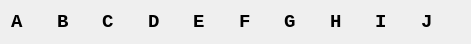
    <widget class="QWidget" name="layoutWidget_2">
     <property name="geometry">
      <rect>
       <x>68</x>
       <y>45</y>
       <width>471</width>
       <height>24</height>
      </rect>
     </property>
     <layout class="QHBoxLayout" name="horizontalLayout_35">
      <item>
       <widget class="QLabel" name="A">
        <property name="font">
         <font>
          <family>Courier New</family>
          <pointsize>14</pointsize>
          <weight>75</weight>
          <bold>true</bold>
         </font>
        </property>
        <property name="text">
         <string>A</string>
        </property>
       </widget>
      </item>
      <item>
       <widget class="QLabel" name="B">
        <property name="sizePolicy">
         <sizepolicy hsizetype="Preferred" vsizetype="Preferred">
          <horstretch>0</horstretch>
          <verstretch>0</verstretch>
         </sizepolicy>
        </property>
        <property name="font">
         <font>
          <family>Courier New</family>
          <pointsize>14</pointsize>
          <weight>75</weight>
          <bold>true</bold>
         </font>
        </property>
        <property name="text">
         <string>B</string>
        </property>
       </widget>
      </item>
      <item>
       <widget class="QLabel" name="C">
        <property name="font">
         <font>
          <family>Courier New</family>
          <pointsize>14</pointsize>
          <weight>75</weight>
          <bold>true</bold>
         </font>
        </property>
        <property name="text">
         <string>C</string>
        </property>
       </widget>
      </item>
      <item>
       <widget class="QLabel" name="D">
        <property name="font">
         <font>
          <family>Courier New</family>
          <pointsize>14</pointsize>
          <weight>75</weight>
          <bold>true</bold>
         </font>
        </property>
        <property name="text">
         <string>D</string>
        </property>
       </widget>
      </item>
      <item>
       <widget class="QLabel" name="E">
        <property name="font">
         <font>
          <family>Courier New</family>
          <pointsize>14</pointsize>
          <weight>75</weight>
          <bold>true</bold>
         </font>
        </property>
        <property name="text">
         <string>E</string>
        </property>
       </widget>
      </item>
      <item>
       <widget class="QLabel" name="F">
        <property name="sizePolicy">
         <sizepolicy hsizetype="Preferred" vsizetype="Preferred">
          <horstretch>0</horstretch>
          <verstretch>0</verstretch>
         </sizepolicy>
        </property>
        <property name="font">
         <font>
          <family>Courier New</family>
          <pointsize>14</pointsize>
          <weight>75</weight>
          <bold>true</bold>
         </font>
        </property>
        <property name="text">
         <string>F</string>
        </property>
       </widget>
      </item>
      <item>
       <widget class="QLabel" name="G">
        <property name="font">
         <font>
          <family>Courier New</family>
          <pointsize>14</pointsize>
          <weight>75</weight>
          <bold>true</bold>
         </font>
        </property>
        <property name="text">
         <string>G</string>
        </property>
       </widget>
      </item>
      <item>
       <widget class="QLabel" name="H">
        <property name="font">
         <font>
          <family>Courier New</family>
          <pointsize>14</pointsize>
          <weight>75</weight>
          <bold>true</bold>
         </font>
        </property>
        <property name="text">
         <string>H</string>
        </property>
       </widget>
      </item>
      <item>
       <widget class="QLabel" name="I">
        <property name="font">
         <font>
          <family>Courier New</family>
          <pointsize>14</pointsize>
          <weight>75</weight>
          <bold>true</bold>
         </font>
        </property>
        <property name="text">
         <string>I</string>
        </property>
       </widget>
      </item>
      <item>
       <widget class="QLabel" name="J">
        <property name="font">
         <font>
          <family>Courier New</family>
          <pointsize>14</pointsize>
          <weight>75</weight>
          <bold>true</bold>
         </font>
        </property>
        <property name="text">
         <string>J</string>
        </property>
       </widget>
      </item>
     </layout>
    </widget>
